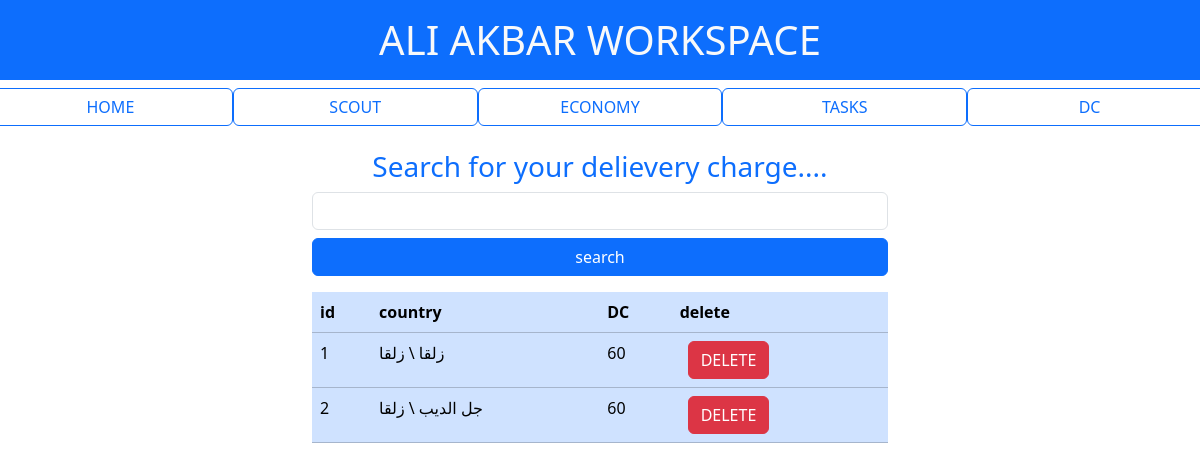
The app's page /dc/ with its own data.
### home/models.py (models this page shows, shortened)
class Dc(models.Model):
    id = models.AutoField(primary_key=True)
    name = models.CharField(max_length=50)
    price = models.IntegerField()

### home/views.py (the view)
# urls.py: path('dc/' , views.dc , name='dc'),
def dc(request):
    if 'q' in request.GET:
        q = request.GET['q']
        data = Dc.objects.filter(name__icontains=q)
    else:
        data = Dc.objects.all()
    con = {
            'data' : data,
        }
    return render(request , 'dc.html', con)

### templates/dc.html
{% extends 'home.html' %}
{% block body %}
<div class="container w-50">
    <h3 class="text-primary text-center mt-4">Search for your delievery charge....</h3>
    <form action="" method="get">
        <input  class="form-control" type="search" name="q">
        <input class="btn btn-primary w-100 mt-2" type="submit" value="search">
    </form>
<table class="table table-primary table-hover mt-3">
    <header>
        <th>id</th>
        <th>country</th>
        <th>DC</th>
        <th class="text-right">delete</th>
    </header>
    <tbody class="table table-primary">
        {% for data in data %}
        <tr>
            <td>{{data.id}}</td>
            <td>{{data.name}}</td>
            <td class="mr-3">{{data.price}}</td>
            <td><a href="#"><div class="btn btn-danger">DELETE</div></a></td>
        </tr>
        {% endfor %}
    </tbody>
    </table>
</div>
{% endblock %}

### records on screen
Dc: id "1", name "زلقا \\ زلقا", price "60"
Dc: id "2", name "جل الديب \\ زلقا", price "60"
